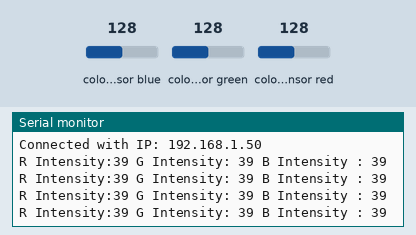
Bench run of a sketch on a simulated ESP8266 (NodeMCU). Parts: the last lines printed to the serial monitor. Wiring (inferred from the names in the program): TCS3200 colour sensor: output GPIO 15; S2 GPIO 12; S3 GPIO 13; S0 GPIO 2; S1 GPIO 14. The inputs (shaded band) are chosen by the test bench; at power-on: colour sensor blue 128, colour sensor green 128, colour sensor red 128. WiFi joins after 1.5 s; servers stay silent unless stated.

Above: at 2.7 s.
2.8 s: colour sensor blue set to 191
At 3.21 s:
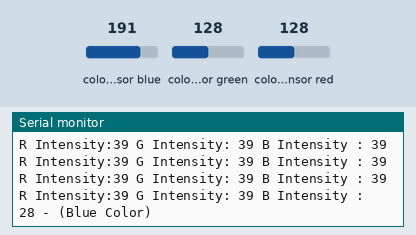
5.1 s: colour sensor green set to 250
At 5.32 s:
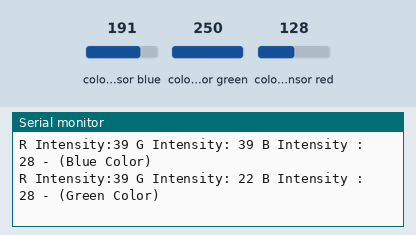
7.2 s: colour sensor red set to 5
At 7.42 s:
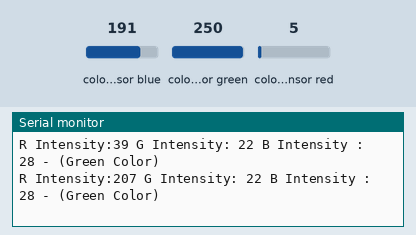

The sketch:

coloursensorEsp82661.ino
```cpp
#include<ESP8266WiFi.h>
const int s0 = 2; //D4
  const int s1 = 14; //D5
  const int s2 = 12; //D6
  const int s3 = 13; //D7
  const int out = 15;  //D8
  int red = 0;
 int green = 0;
 int blue = 0;
 void setup()
  {
Serial.begin(115200);
    WiFi.begin("ssid", "password");//enter your router ssid and password(you can do the same with your mobile hotspot)
  Serial.print("Connecting to Wi-Fi");

   while (WiFi.status() != WL_CONNECTED)
  {
    Serial.print(".");
    delay(300);
  }
  Serial.println();
  Serial.print("Connected with IP: ");
  Serial.println(WiFi.localIP());
  Serial.println();
  pinMode(s0, OUTPUT);
    pinMode(s1, OUTPUT);
    pinMode(s2, OUTPUT);
    pinMode(s3, OUTPUT);
    pinMode(out, INPUT);
     digitalWrite(s0, HIGH);
    digitalWrite(s1, HIGH);
  }
void loop()
 {
 color();
  Serial.print("R Intensity:");
    Serial.print(red, DEC);
   Serial.print(" G Intensity: ");
   Serial.print(green, DEC);
   Serial.print(" B Intensity : ");
    Serial.print(blue, DEC);
    if (red < blue && red < green && red < 20)
  {     Serial.println(" - (Red Color)");     }
   else if (blue < red && blue < green)
   {     Serial.println(" - (Blue Color)");     }
   else if (green < red && green < blue)
   {     Serial.println(" - (Green Color)");     }
 else{  Serial.println();    }
 delay(300);
}
  void color()
 {      digitalWrite(s2, LOW);
    digitalWrite(s3, LOW);
//count OUT, pRed, RED
    red = pulseIn(out, digitalRead(out) == HIGH ? LOW : HIGH);
  digitalWrite(s3, HIGH);
  //count OUT, pBLUE, BLUE
 blue = pulseIn(out, digitalRead(out) == HIGH ? LOW : HIGH);
    digitalWrite(s2, HIGH);    //count OUT, pGreen, GREEN
 green = pulseIn(out, digitalRead(out) == HIGH ? LOW : HIGH);
 }
```

Measured:
- after the input at 2.8 s, the serial monitor: prints a new line after 0.21 s (image 1)
- after the input at 5.1 s, the serial monitor: prints a new line at once (image 2)
- after the input at 7.2 s, the serial monitor: prints a new line at once (image 3)
